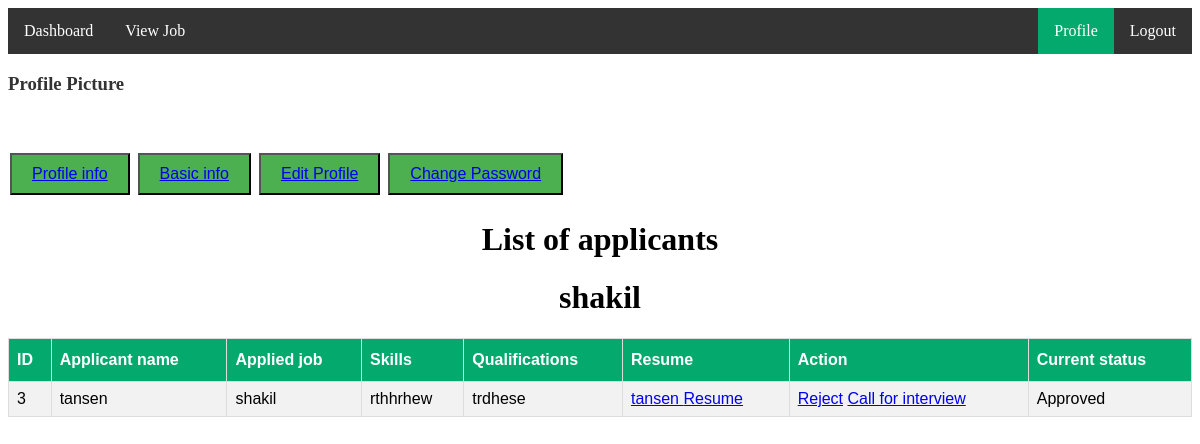
/applicants/2, run on an earlier commit of the app's database.
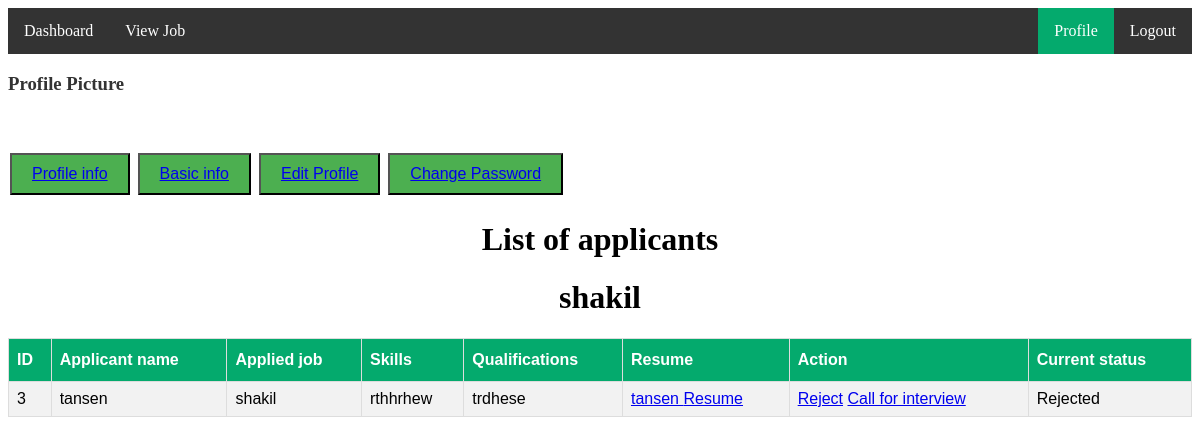
And on a later commit of the database.
### jobApp/models.py (models this page shows, shortened)
class ApplyJobModel(models.Model):
    applicant=models.ForeignKey(CustomUserModel,on_delete=models.CASCADE,related_name='applicantinfo')
    applied_job=models.ForeignKey(JobModel,on_delete=models.CASCADE)
    skills=models.CharField(max_length=100)
    resume = models.FileField(upload_to='media/seeker_resume')
    seeker_profile_pic = models.ImageField(upload_to='media/seeker_profile_pic')
    qualifications = models.TextField()
    status=models.CharField(max_length=100, default="Pending")

class CustomUserModel(AbstractUser):
    USER_TYPE={
        ('seeker','Job Seeker'),
        ('recruiter','Job Recruiter'),
    }
    user_type=models.CharField(choices=USER_TYPE,max_length=100)
    city=models.CharField(max_length=100)
    GENDER={
        ('male','Male'),
        ('female','Female'),
        ('others','Others'),
    }
    gender=models.CharField(choices=GENDER,max_length=100)
    profile_picture=models.ImageField(upload_to='media/profile_picture')
    father_name=models.CharField(max_length=100)
    mother_name=models.CharField(max_length=100)
    hobby=models.CharField(max_length=100)
    def __str__(self):
        return self.username

class JobModel(models.Model):
    job_title=models.CharField(max_length=100)
    company_description=models.TextField()
    company_logo=models.ImageField(upload_to='media/company_logo')
    company_name=models.CharField(max_length=100)
    company_location=models.TextField()
    qualifications=models.CharField(max_length=100)
    deadline=models.DateField()
    salary=models.CharField(max_length=100)
    created_by=models.ForeignKey(CustomUserModel,on_delete=models.CASCADE)

### jobProject/views.py (the view)
# urls.py: path('applicants/<str:jobid>',applicants,name='applicants'),
def applicants(request,jobid):
    job=JobModel.objects.get(id=jobid)
    applicants=ApplyJobModel.objects.filter(applied_job=job)
    jobDict={
        'applicants':applicants,
        'job':job,
    }
    return render(request,'recruiter/applicants.html',jobDict)

### templates/recruiter/applicants.html (shortened to what this page needs)
{% extends 'profile/baseprofile.html' %}
{% block proinfo %}
<!DOCTYPE html>
<html>
<head>
</head>
<body>
<h1 style="text-align: center;">List of applicants</h1>
<h1 style="text-align: center;">{{job.job_title}}</h1>
<table id="customers">
  <tr>
    <th>ID</th>
    <th>Applicant name</th>
    <th>Applied job</th>
    <th>Skills</th>
    <th>Qualifications</th>
    <th>Resume</th>
    <th>Action</th>
    <th>Current status</th>
  </tr>
  {% for i in applicants %}
  <tr>
      <td>{{i.id}}</td>
      <td>{{i.applicant}}</td>
      <td>{{i.applied_job.job_title}}</td>
      <td>{{i.skills}}</td>
      <td>{{i.qualifications}}</td>
      <td><a href="{{i.resume.url}}" target="_blank">{{i.applicant}} Resume</a></td>
      <td>
        <a href="{% url 'jobreject' i.id %}">Reject</a>
        <a href="{% url 'jobcallinterview' i.id %}">Call for interview</a>
      </td>
      <td>{{i.status}}</td>
    </tr>
    {% endfor %}
</table>
</body>
</html>
{% endblock proinfo %}

What changed in the data, as far as the page shows it:
changed ApplyJobModel "rthhrhew": status "Approved" → "Rejected"
